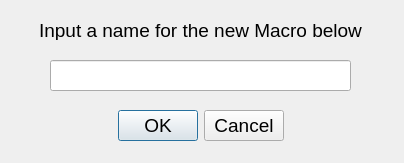
<?xml version="1.0" encoding="UTF-8"?>
<ui version="4.0">
 <class>CustomDialog</class>
 <widget class="QDialog" name="CustomDialog">
  <property name="geometry">
   <rect>
    <x>0</x>
    <y>0</y>
    <width>404</width>
    <height>163</height>
   </rect>
  </property>
  <property name="font">
   <font>
    <pointsize>14</pointsize>
   </font>
  </property>
  <property name="windowTitle">
   <string>Macro Creation</string>
  </property>
  <widget class="QDialogButtonBox" name="buttonBox">
   <property name="geometry">
    <rect>
     <x>30</x>
     <y>100</y>
     <width>341</width>
     <height>51</height>
    </rect>
   </property>
   <property name="orientation">
    <enum>Qt::Horizontal</enum>
   </property>
   <property name="standardButtons">
    <set>QDialogButtonBox::Cancel|QDialogButtonBox::Ok</set>
   </property>
   <property name="centerButtons">
    <bool>true</bool>
   </property>
  </widget>
  <widget class="QLineEdit" name="inputEdit">
   <property name="geometry">
    <rect>
     <x>50</x>
     <y>60</y>
     <width>301</width>
     <height>31</height>
    </rect>
   </property>
  </widget>
  <widget class="QLabel" name="directionsLabel">
   <property name="geometry">
    <rect>
     <x>30</x>
     <y>20</y>
     <width>341</width>
     <height>20</height>
    </rect>
   </property>
   <property name="text">
    <string>Input a name for the new Macro below</string>
   </property>
   <property name="alignment">
    <set>Qt::AlignCenter</set>
   </property>
  </widget>
 </widget>
 <resources/>
 <connections>
  <connection>
   <sender>buttonBox</sender>
   <signal>accepted()</signal>
   <receiver>CustomDialog</receiver>
   <slot>accept()</slot>
   <hints>
    <hint type="sourcelabel">
     <x>248</x>
     <y>254</y>
    </hint>
    <hint type="destinationlabel">
     <x>157</x>
     <y>274</y>
    </hint>
   </hints>
  </connection>
  <connection>
   <sender>buttonBox</sender>
   <signal>rejected()</signal>
   <receiver>CustomDialog</receiver>
   <slot>reject()</slot>
   <hints>
    <hint type="sourcelabel">
     <x>316</x>
     <y>260</y>
    </hint>
    <hint type="destinationlabel">
     <x>286</x>
     <y>274</y>
    </hint>
   </hints>
  </connection>
 </connections>
</ui>
